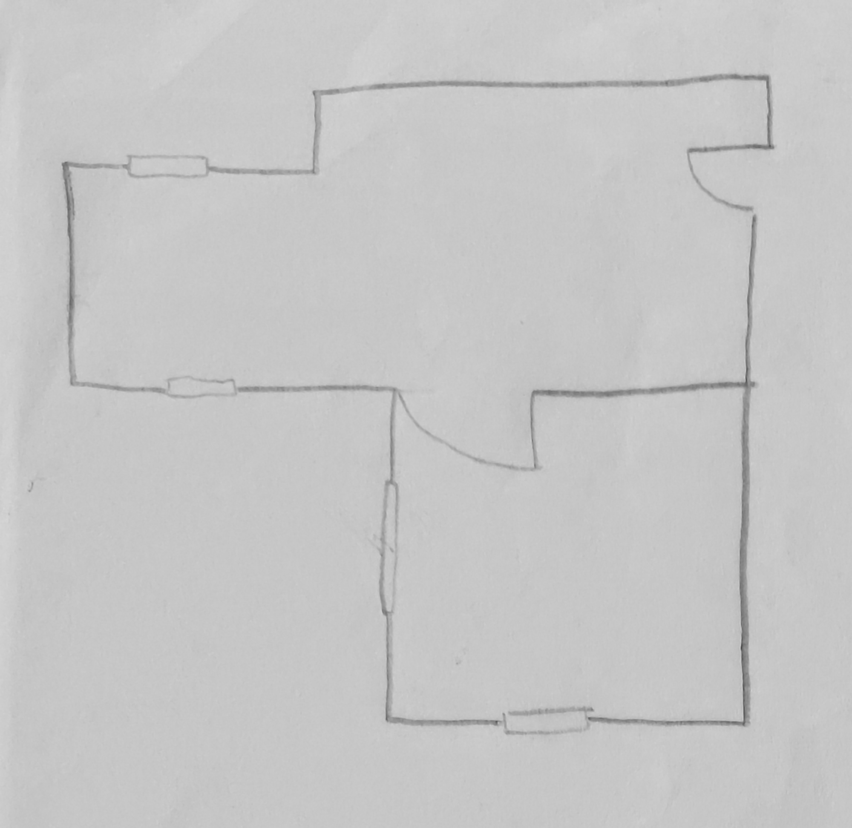
#> input picture data/intermediate/stage1_denoised.png, 852 x 828 px, shrunk from 2000 x 1944 before the run
$ python overlay.py data/intermediate/stage1_denoised.png
#> lines starting #> are read from the running program, lines starting #| are printed output that depends on the picture; after the words box and inside, x2 and y2 are one past the last pixel; in counts of white or black regions, pixels touching at a corner belong together
"""Overlay placed door geometry on a floorplan image.

Reads `placed_doors.json` (hinge/leaf/arc points) and draws the result on top of an
input image using OpenCV for quick visual verification.
"""

import cv2
import json
import numpy as np
from pathlib import Path
import sys

def draw_doors(image_path, placed_json_path):
#> called with image_path = 'data/intermediate/stage1_denoised.png', placed_json_path = 'placed_doors.json'
    img = cv2.imread(image_path)
#> img is the input picture: shape (828, 852, 3); min 76, max 214, mean 197.7

    with open(placed_json_path) as f:
#> (reads placed_doors.json from the repository)
        data = json.load(f)

    doors = data.get('doors', [])

    for door in doors:
        # draw hinge
        hx, hy = map(int, door['hinge'])
        cv2.circle(img, (hx, hy), 8, (0,0,0), -1)

        # draw leaf
        leaf = door['leaf']
        cv2.line(img,
                 tuple(map(int, leaf[0])),
                 tuple(map(int, leaf[1])),
                 (0,0,0), 6)

        # draw arc
        arc = door['arc']
        for i in range(len(arc)-1):
            pt1 = tuple(map(int, arc[i]))
            pt2 = tuple(map(int, arc[i+1]))
            cv2.line(img, pt1, pt2, (0,0,0), 6)

        cv2.polylines(img, [np.array(arc, dtype=int)], False, (0,0,0), 5)
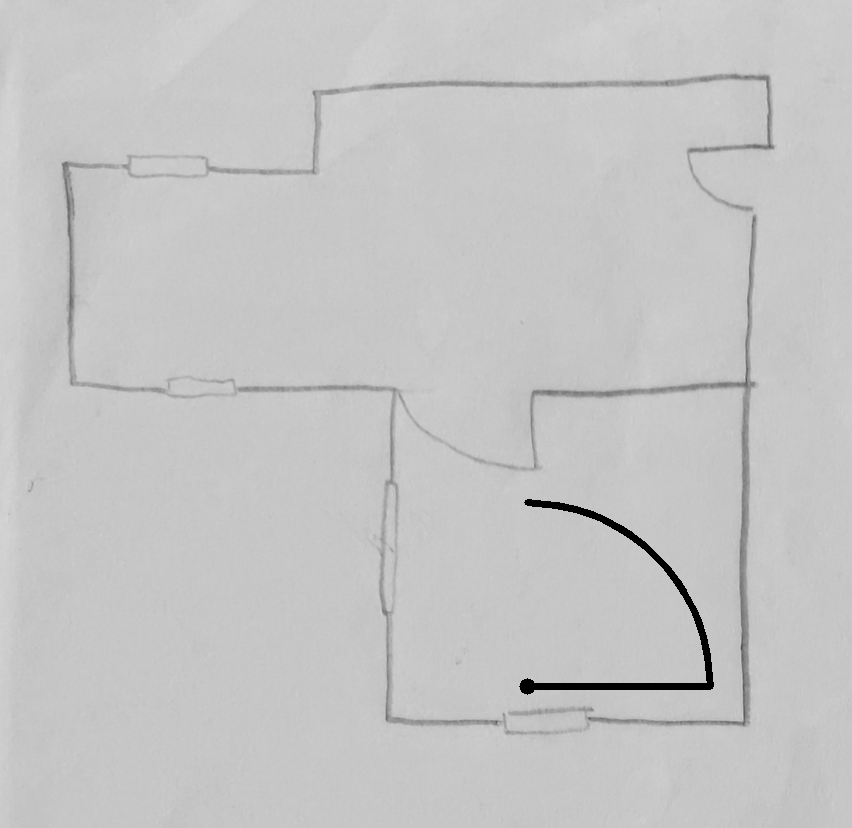
#> img: shape (828, 852, 3); 0.49% of pixels changed, all inside (x1, y1, x2, y2) = (519, 499, 714, 695)

    return img

if __name__ == '__main__':
    if len(sys.argv) < 2:
        raise SystemExit('Usage: python overlay.py <image_id>')

    base_path = Path(__file__).resolve().parent
    arg = sys.argv[1]
    input_path = Path(arg)

    if input_path.exists() and input_path.is_file():
        image_path = input_path
        image_id = input_path.stem
    else:
        image_id = arg
        original_dir = base_path / 'original'
        candidates = [
            original_dir / f'{image_id}.jpeg',
            original_dir / f'{image_id}.jpg',
            original_dir / f'{image_id}.png',
        ]
        image_path = next((p for p in candidates if p.exists() and p.is_file()), candidates[0])

    placed_path = base_path / 'placed_doors.json'
    out_path = base_path / 'predictions' / f'overlay_{image_id}.png'

    output = draw_doors(str(image_path), str(placed_path))
    if output is None:
        raise SystemExit(f'Failed to read image: {image_path}')

    out_path.parent.mkdir(parents=True, exist_ok=True)
    cv2.imwrite(str(out_path), output)
    print(f'Saved {out_path}')
